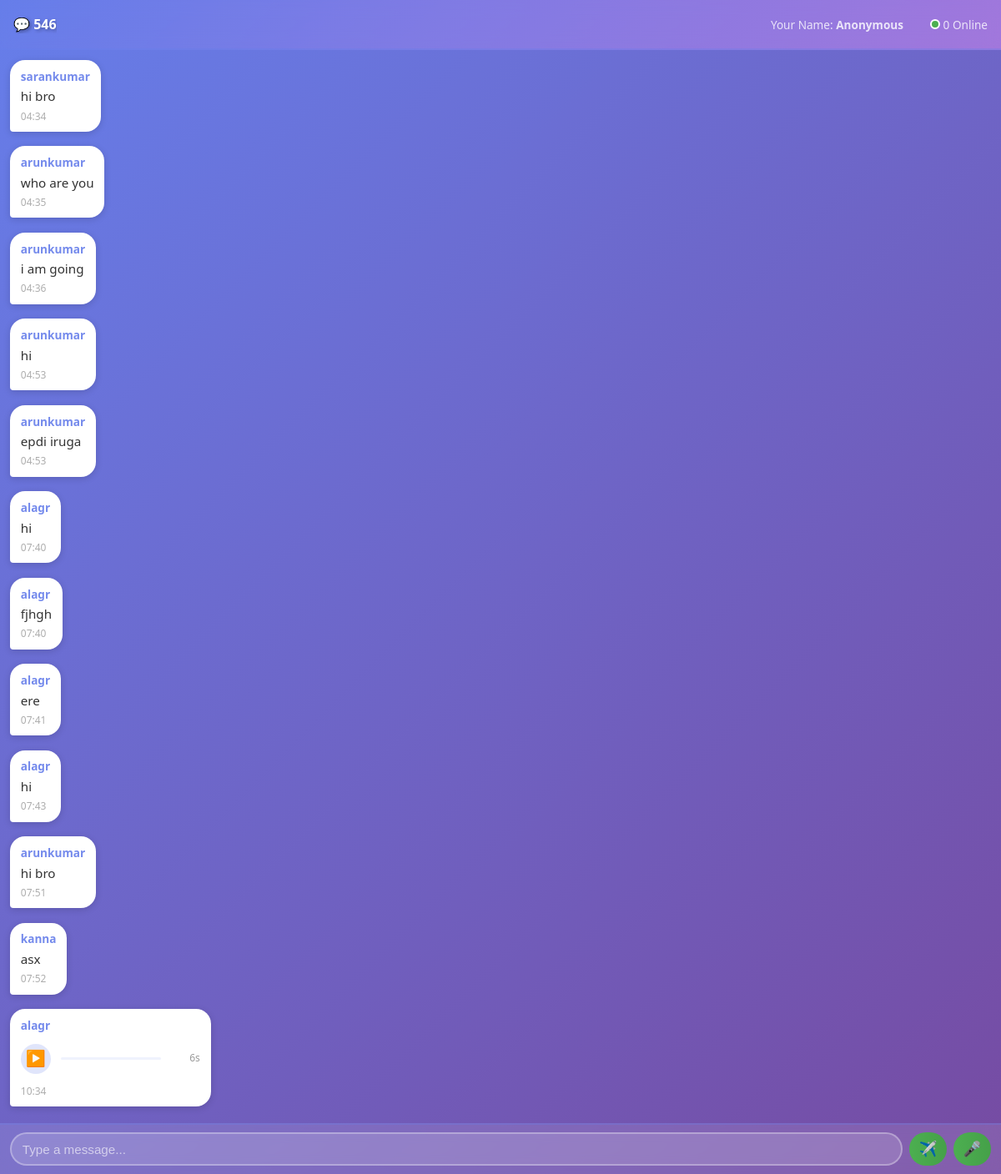
The page /group/546/ on the database as committed earlier.
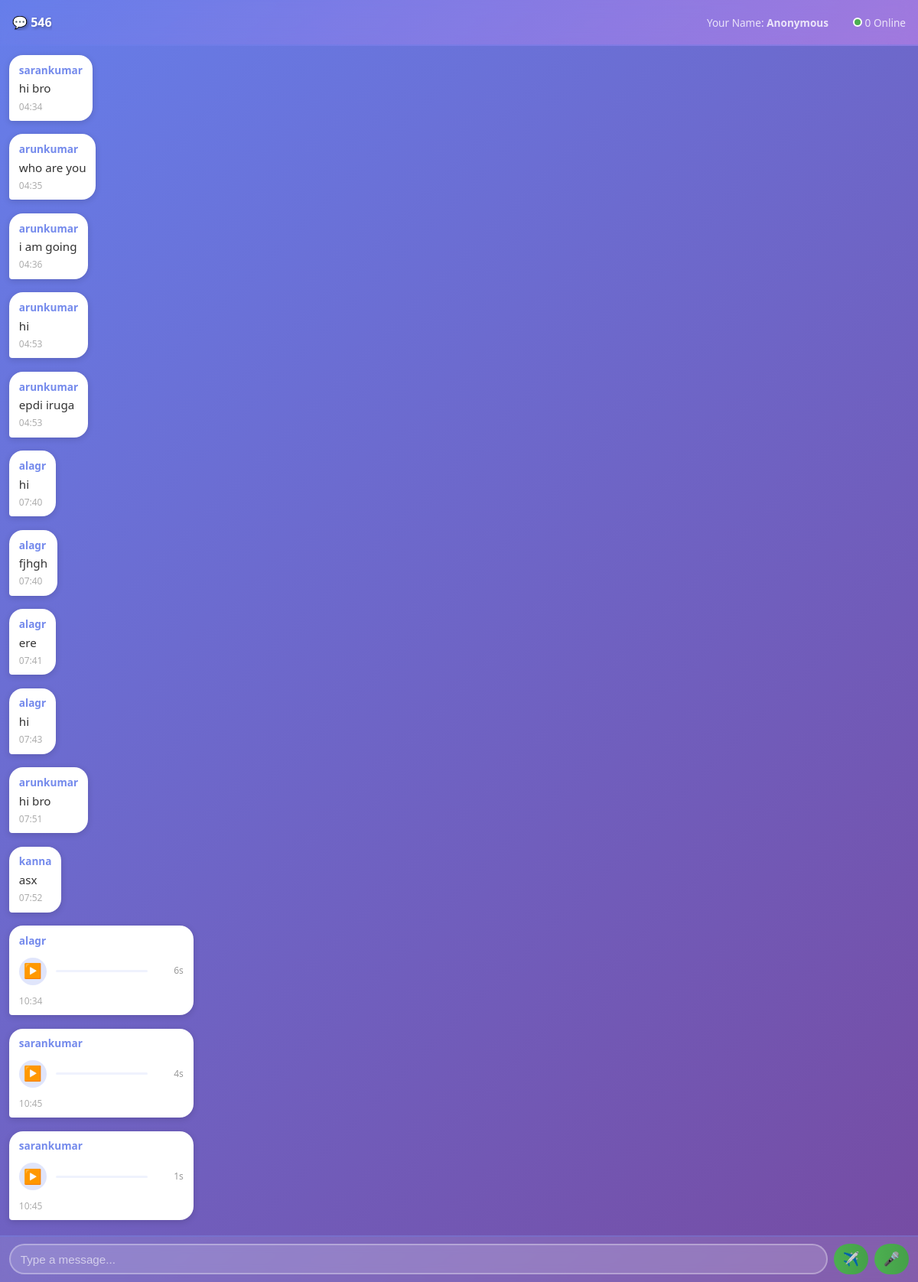
The same page on the database as committed later.
### chatapp/models.py (models this page shows, shortened)
class Group(models.Model):
    name = models.CharField(max_length=100)
    code = models.CharField(max_length=10, unique=True)
    created_at = models.DateTimeField(auto_now_add=True)
    last_activity = models.DateTimeField(auto_now_add=True)
    class Meta:
        ordering = ['-last_activity']
        indexes = [
            models.Index(fields=['last_activity']),
            models.Index(fields=['created_at']),
        ]

class Message(models.Model):
    MESSAGE_TYPE_CHOICES = [
        ('text', 'Text'),
        ('voice', 'Voice'),
    ]
    DELETE_STATUS_CHOICES = [
        ('not_deleted', 'Not Deleted'),
        ('deleted_for_me', 'Deleted For Me'),
        ('deleted_for_all', 'Deleted For All'),
    ]
    group = models.ForeignKey(Group, on_delete=models.CASCADE, related_name='messages')
    user_name = models.CharField(max_length=100, default='Anonymous')
    session_id = models.CharField(max_length=255, default='')
    content = models.TextField(blank=True, null=True)
    audio_file = models.FileField(upload_to='voice_messages/', blank=True, null=True)
    audio_mime_type = models.CharField(max_length=50, default='audio/webm', help_text='MIME type of audio file')
    message_type = models.CharField(max_length=10, choices=MESSAGE_TYPE_CHOICES, default='text')
    duration = models.FloatField(default=0)
    is_deleted = models.CharField(max_length=20, choices=DELETE_STATUS_CHOICES, default='not_deleted')
    timestamp = models.DateTimeField(auto_now_add=True)
    edited_at = models.DateTimeField(null=True, blank=True)
    class Meta:
        ordering = ['timestamp']
        indexes = [
            models.Index(fields=['group', 'timestamp']),
            models.Index(fields=['session_id', 'timestamp']),
        ]

### chatapp/views.py (the view)
# urls.py: path("group/<str:code>/", views.group, name="group"),
def group(request, code):
    try:
        group = Group.objects.get(code=code)
    except Group.DoesNotExist:
        return redirect('chat')
    user_name = request.session.get('user_name', 'Anonymous')
    session_id = request.session.session_key
    messages_list = Message.objects.filter(group=group).order_by('timestamp')
    online_users = AnonymousUser.objects.filter(
        last_seen__gte=timezone.now() - timezone.timedelta(minutes=5)
    ).distinct()
    last_message = messages_list.order_by('-timestamp').first()
    last_message_timestamp = last_message.timestamp.isoformat() if last_message else timezone.now().isoformat()
    context = {
        "group": group,
        "messages": messages_list,
        "user_name": user_name,
        "online_count": online_users.count(),
        "last_message_timestamp": last_message_timestamp,
    }
    return render(request, "group.html", context)

### chatapp/templates/group.html (shortened to what this page needs)
{% extends 'base.html' %}
{% block content %}
<div class="chat-page">
    <div class="chat-header">
        <div class="header-top">
            <div>
                <h2>
                    💬 {{ group.code }}
                </h2>
            </div>
        </div>
        <div class="header-info">
            <span>Your Name: <strong>{{ user_name }}</strong></span>
            <span style="margin-left: 1rem;"><span class="online-indicator"></span> {{ online_count }} Online</span>
        </div>
    </div>
    <div class="messages-scroll" id="messagesScroll">
        {% if messages %}
            {% for msg in messages %}
                <div class="message-group {% if msg.session_id == request.session.session_key %}sender{% else %}receiver{% endif %}">
                    <div class="message-bubble {% if msg.session_id == request.session.session_key %}sender{% else %}receiver{% endif %} {% if msg.is_deleted != 'not_deleted' %}deleted{% endif %}"
                         data-message-id="{{ msg.id }}"
                         data-is-sender="{% if msg.session_id == request.session.session_key %}true{% else %}false{% endif %}">
                            {% if msg.session_id != request.session.session_key %}
                                <div class="message-header">
                                    <b>{{ msg.user_name }}</b>
                                </div>
                            {% endif %}
                            {% if msg.message_type == 'text' %}
                                <div class="message-content">
                                    {% if msg.is_deleted == 'deleted_for_all' %}
                                        <em>This message was deleted</em>
                                    {% else %}
                                        {{ msg.content }}
                                    {% endif %}
                                </div>
                            {% elif msg.message_type == 'voice' %}
                                <div class="voice-message">
                                    <div class="voice-controls">
                                        <button class="play-btn" onclick="togglePlayPause(event, this)">▶️</button>
                                    </div>
                                    <div class="voice-progress">
                                        <div class="progress-bar" onclick="seekAudio(event, this)">
                                        </div>
                                    </div>
                                    <div class="voice-duration">
                                        {% if msg.duration %}
                                            <span class="duration-text">{{ msg.duration|floatformat:0 }}s</span>
                                        {% else %}
                                            <span class="duration-text">0s</span>
                                        {% endif %}
                                    </div>
                                </div>
                            {% endif %}
                            <span class="message-time">{{ msg.timestamp|date:"H:i" }}</span>
                        </div>
                    </div>
            {% endfor %}
        {% else %}
            <div class="empty-state">
                <p>👋 Be the first to start the conversation!</p>
            </div>
        {% endif %}
    </div>
    <div class="input-area">
        <form class="input-form" id="messageForm">
            <div class="input-wrapper">
                <input type="text" name="message" id="messageInput" placeholder="Type a message..." autocomplete="off">
            </div>
            <button type="button" class="send-btn" id="sendBtn">✈️</button>
            <button type="button" class="mic-btn" id="micBtn" title="Press and hold to record">🎤</button>
        </form>
    </div>
</div>
{% endblock %}

### chatapp/templates/base.html (shortened to what this page needs)
<!DOCTYPE html>
<html>
<head>
</head>
<body>
<nav>
    <div style="display: flex; gap: 1rem;">
        <a href="/">Home</a>
        <a href="/chat/">Chat</a>
    </div>
</nav>
<hr>
{% block content %}{% endblock %}
</body>
</html>

### chatapp/templates/base.html (style rules this page uses)
* { margin: 0; padding: 0; box-sizing: border-box; }
body { font-family: 'Segoe UI', Tahoma, Geneva, Verdana, sans-serif; background: linear-gradient(135deg, #667eea 0%, #764ba2 100%); min-height: 100vh; animation: backgroundShift 15s ease infinite; }
nav { background: linear-gradient(90deg, #1e1e1e 0%, #2d2d2d 50%, #1e1e1e 100%); padding: 0.75rem 1rem; box-shadow: 0 8px 32px rgba(0, 0, 0, 0.3); display: flex; justify-content: space-between; align-items: center; backdrop-filter: blur(10px); border-bottom: 2px solid #667eea; animation: navSlideDown 0.6s ease-out; min-height: 50px; }
nav a { color: white; text-decoration: none; padding: 0.4rem 1rem; border-radius: 20px; transition: all 0.3s ease; position: relative; overflow: hidden; font-weight: 500; margin: 0 0.3rem; font-size: 0.95rem; }
nav a::before { content: ''; position: absolute; top: 0; left: -100%; width: 100%; height: 100%; background: linear-gradient(90deg, #667eea, #764ba2, #f093fb); z-index: -1; transition: left 0.3s ease; }
hr { border: none; height: 2px; background: linear-gradient(90deg, transparent, #667eea, transparent); }
h1, h2, h3 { color: white; text-shadow: 2px 2px 4px rgba(0, 0, 0, 0.3); animation: fadeInDown 0.6s ease-out; }
html { scroll-behavior: smooth; }

Rows that differ between the two databases and show on the page:
added Message: user_name "sarankumar", duration "4", timestamp "10:45"
added Message: user_name "sarankumar", duration "1", timestamp "10:45"
